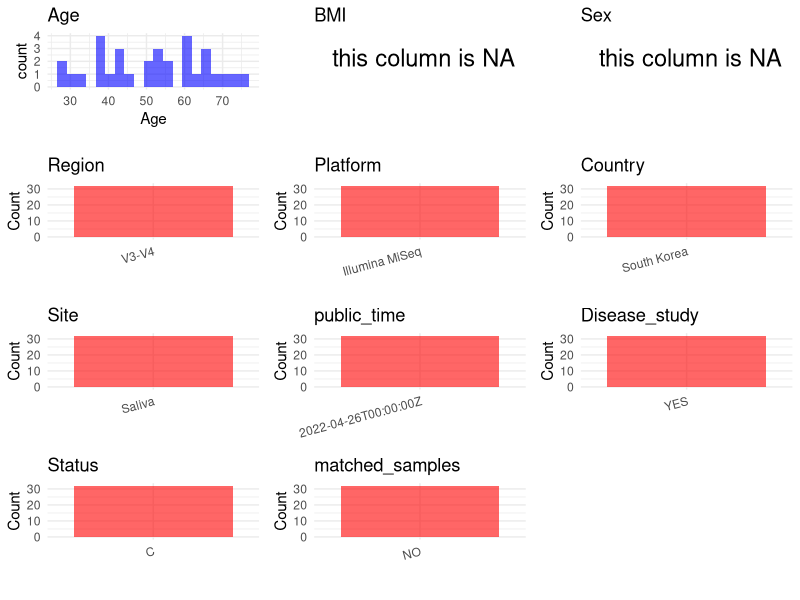

Generate this figure with R: (Note: this script raises an error after producing the figure.)
## ---- chunk 1
library(tidyverse)
library(ggplot2)
library(cowplot)

setwd("C:/Users/zyc/Desktop/oral_project/data/projects/PRJNA804331")
initial_meta <- read.csv("SraRunTable.csv", header = TRUE) 
head(initial_meta)
## ---- chunk 2
metadata <- data.frame(
  BioProject = initial_meta$BioProject,
  Run = initial_meta$Run,
  sample_name = initial_meta$Sample.Name,
  Age = initial_meta$Host_Age,
  BMI = NA,
  Sex = NA,
  Platform = initial_meta$Instrument,
  Country = initial_meta$geo_loc_name_country,
  Site = initial_meta$env_medium,
  public_time = initial_meta$ReleaseDate,
  # Status = initial_meta$Sample.Name,
  stringsAsFactors = FALSE
)
## ---- chunk 3
 # metadata <- metadata %>%
 #  mutate(Sex = recode(Sex, "female" = "F", "male" = "M"))
# metadata <-metadata%>%
#   mutate(Status = case_when(Site == "mucous" ~ "OSCC",
#                             Site == "dental plaque" ~ "OSCC",
#                             Site == "tumor" ~ "OSCC",
#                             TRUE ~ NA))

## ---- chunk 4

metadata$Status <- "C"
metadata$matched_samples <- "NO"
metadata$Region <- "V3-V4"
metadata$title <- "Correlation Between Salivary Microbiome of Parotid Glands and Clinical Features in Primary Sjogren's Syndrome and Non-Sjogren's Sicca Subjects"
metadata$Disease_study <- "YES"
metadata$PCR_primers <- "V3-F:5'TCGTCGGCAGCGTCAGATGTGTATAAGAGACAGCCTACGGGNGGCWGCAG-3',V4-R:5'-GTCTCGTGGGCTCGGAGATGTGTATAAGAGACAGGACTACHVGGGTATCTAATCC-3'"
head(metadata)
## ---- chunk 5
print(paste("Number of unique runs:", length(unique(metadata$Run))))
print(paste("Number of unique sample names:", length(unique(metadata$sample_name))))
## ---- chunk 6
plot_data <- metadata %>%
  select(-BioProject, -Run, -sample_name, -title)

# Function to create simple plots for each column
create_simple_plots <- function(data) {
  plots <- list()

  for (col in colnames(data)) {
    # Check if the column is all NA
    if (all(is.na(data[[col]]))) {
      # Create an empty plot with text indicating all NA
      p <- ggplot() +
        annotate("text", x = 0.5, y = 0.5, label = "this column is NA", size = 6) +
        labs(title = col) +
        theme_void()
    } else if (is.numeric(data[[col]])) {
      # Numeric variable: histogram
      p <- ggplot(data, aes(x = .data[[col]])) +
        geom_histogram(fill = "blue", alpha = 0.6, bins = 20, na.rm = T) +
        labs(title = col) +
        theme_minimal()
    } else {
      # Categorical variable: bar plot (remove NA values)
      count_data <- as.data.frame(table(data[[col]], useNA = "ifany"))
      p <- ggplot(count_data, aes(x = reorder(Var1, -Freq), y = Freq)) +
        geom_col(fill = "red", alpha = 0.6) +
        labs(title = col, x = NULL, y = "Count") +
        theme_minimal() +
        theme(axis.text.x = element_text(angle = 15, hjust = 1))
    }
    plots[[col]] <- p
  }

  return(plots)
}


plots <- create_simple_plots(plot_data)
p<-plot_grid(plots$Age,
          plots$BMI,
          plots$Sex,
          plots$Region,
          plots$Platform,
          plots$Country,
          plots$Site,
          plots$public_time,
          # plots$PCR_primers,
          plots$Disease_study,
          plots$Status,
          plots$matched_samples,# add
          ncol = 3, align = "hv", axis = "lb")
ggsave("Metadata_Summary.png", plot = p, width = 8, height = 6, dpi = 150)


## ---- chunk 7
knitr::include_graphics("Metadata_Summary.png")
## ---- chunk 8
metadata <- metadata[, c(
  "BioProject", "Run", "sample_name", "Age", "BMI", "Sex",
  "Region", "Platform", "Country", "Site", "public_time",
  "PCR_primers", "title", "Disease_study", "Status","matched_samples"
)]



write.csv(metadata, file = "metadata.csv", quote = TRUE )
